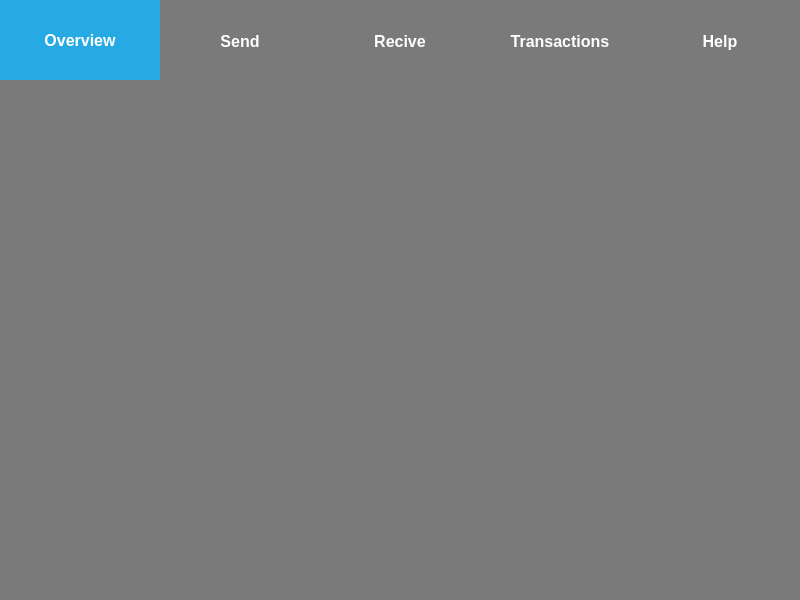
<?xml version="1.0" encoding="UTF-8"?>
<ui version="4.0">
 <class>MainWindow</class>
 <widget class="QMainWindow" name="MainWindow">
  <property name="geometry">
   <rect>
    <x>0</x>
    <y>0</y>
    <width>800</width>
    <height>600</height>
   </rect>
  </property>
  <property name="windowTitle">
   <string>MainWindow</string>
  </property>
  <property name="styleSheet">
   <string notr="true">background-color: rgb(122, 122, 122);
</string>
  </property>
  <widget class="QWidget" name="centralwidget">
   <widget class="QTabWidget" name="tabWidget">
    <property name="geometry">
     <rect>
      <x>0</x>
      <y>0</y>
      <width>801</width>
      <height>601</height>
     </rect>
    </property>
    <property name="sizePolicy">
     <sizepolicy hsizetype="Fixed" vsizetype="Expanding">
      <horstretch>0</horstretch>
      <verstretch>0</verstretch>
     </sizepolicy>
    </property>
    <property name="minimumSize">
     <size>
      <width>0</width>
      <height>0</height>
     </size>
    </property>
    <property name="font">
     <font>
      <family>Arial</family>
      <pointsize>12</pointsize>
      <weight>75</weight>
      <bold>true</bold>
     </font>
    </property>
    <property name="styleSheet">
     <string notr="true">QTabBar::tab
{
color: white;
	background-color: rgb(122, 122, 122);
	height: 80px;
	width:160px;
}
QTabBar::tab:selected {
    
	background-color: #27a9e3;
	color:white;
}

QTabWidget::pane
 {
	border: none;
}

#tab
{
color: red;
}</string>
    </property>
    <property name="tabShape">
     <enum>QTabWidget::Rounded</enum>
    </property>
    <property name="currentIndex">
     <number>0</number>
    </property>
    <property name="iconSize">
     <size>
      <width>30</width>
      <height>30</height>
     </size>
    </property>
    <property name="elideMode">
     <enum>Qt::ElideLeft</enum>
    </property>
    <property name="usesScrollButtons">
     <bool>false</bool>
    </property>
    <widget class="QWidget" name="tab">
     <property name="minimumSize">
      <size>
       <width>80</width>
       <height>80</height>
      </size>
     </property>
     <attribute name="icon">
      <iconset resource="../resources.qrc">
       <normaloff>:/res/home.png</normaloff>:/res/home.png</iconset>
     </attribute>
     <attribute name="title">
      <string>Overview</string>
     </attribute>
    </widget>
    <widget class="QWidget" name="tab_2">
     <attribute name="icon">
      <iconset resource="../resources.qrc">
       <normaloff>:/res/arrow-up.png</normaloff>:/res/arrow-up.png</iconset>
     </attribute>
     <attribute name="title">
      <string>Send</string>
     </attribute>
    </widget>
    <widget class="QWidget" name="tab_3">
     <attribute name="icon">
      <iconset resource="../resources.qrc">
       <normaloff>:/res/arrow-down.png</normaloff>:/res/arrow-down.png</iconset>
     </attribute>
     <attribute name="title">
      <string>Recive</string>
     </attribute>
    </widget>
    <widget class="QWidget" name="tab_4">
     <attribute name="icon">
      <iconset resource="../resources.qrc">
       <normaloff>:/res/list.png</normaloff>:/res/list.png</iconset>
     </attribute>
     <attribute name="title">
      <string>Transactions</string>
     </attribute>
    </widget>
    <widget class="QWidget" name="tab_5">
     <attribute name="icon">
      <iconset resource="../resources.qrc">
       <normaloff>:/res/Question_mark.png</normaloff>:/res/Question_mark.png</iconset>
     </attribute>
     <attribute name="title">
      <string>Help</string>
     </attribute>
    </widget>
   </widget>
  </widget>
 </widget>
 <resources>
  <include location="../resources.qrc"/>
 </resources>
 <connections/>
</ui>
